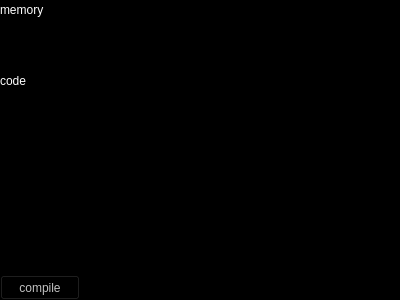
<?xml version="1.0" encoding="UTF-8"?>
<ui version="4.0">
 <class>CellComputerEdit</class>
 <widget class="QWidget" name="CellComputerEdit">
  <property name="geometry">
   <rect>
    <x>0</x>
    <y>0</y>
    <width>400</width>
    <height>300</height>
   </rect>
  </property>
  <property name="palette">
   <palette>
    <active>
     <colorrole role="Base">
      <brush brushstyle="SolidPattern">
       <color alpha="255">
        <red>255</red>
        <green>255</green>
        <blue>255</blue>
       </color>
      </brush>
     </colorrole>
     <colorrole role="Window">
      <brush brushstyle="SolidPattern">
       <color alpha="255">
        <red>0</red>
        <green>0</green>
        <blue>0</blue>
       </color>
      </brush>
     </colorrole>
    </active>
    <inactive>
     <colorrole role="Base">
      <brush brushstyle="SolidPattern">
       <color alpha="255">
        <red>255</red>
        <green>255</green>
        <blue>255</blue>
       </color>
      </brush>
     </colorrole>
     <colorrole role="Window">
      <brush brushstyle="SolidPattern">
       <color alpha="255">
        <red>0</red>
        <green>0</green>
        <blue>0</blue>
       </color>
      </brush>
     </colorrole>
    </inactive>
    <disabled>
     <colorrole role="Base">
      <brush brushstyle="SolidPattern">
       <color alpha="255">
        <red>0</red>
        <green>0</green>
        <blue>0</blue>
       </color>
      </brush>
     </colorrole>
     <colorrole role="Window">
      <brush brushstyle="SolidPattern">
       <color alpha="255">
        <red>0</red>
        <green>0</green>
        <blue>0</blue>
       </color>
      </brush>
     </colorrole>
    </disabled>
   </palette>
  </property>
  <property name="windowTitle">
   <string>Form</string>
  </property>
  <layout class="QGridLayout" name="gridLayout">
   <property name="leftMargin">
    <number>0</number>
   </property>
   <property name="topMargin">
    <number>0</number>
   </property>
   <property name="rightMargin">
    <number>0</number>
   </property>
   <property name="bottomMargin">
    <number>0</number>
   </property>
   <property name="spacing">
    <number>0</number>
   </property>
   <item row="0" column="0" colspan="3">
    <widget class="QLabel" name="computerMemoryLabel2">
     <property name="enabled">
      <bool>true</bool>
     </property>
     <property name="minimumSize">
      <size>
       <width>0</width>
       <height>20</height>
      </size>
     </property>
     <property name="maximumSize">
      <size>
       <width>16777215</width>
       <height>20</height>
      </size>
     </property>
     <property name="palette">
      <palette>
       <active>
        <colorrole role="WindowText">
         <brush brushstyle="SolidPattern">
          <color alpha="255">
           <red>255</red>
           <green>255</green>
           <blue>255</blue>
          </color>
         </brush>
        </colorrole>
        <colorrole role="Base">
         <brush brushstyle="SolidPattern">
          <color alpha="255">
           <red>255</red>
           <green>255</green>
           <blue>255</blue>
          </color>
         </brush>
        </colorrole>
        <colorrole role="Window">
         <brush brushstyle="SolidPattern">
          <color alpha="255">
           <red>0</red>
           <green>0</green>
           <blue>0</blue>
          </color>
         </brush>
        </colorrole>
       </active>
       <inactive>
        <colorrole role="WindowText">
         <brush brushstyle="SolidPattern">
          <color alpha="255">
           <red>255</red>
           <green>255</green>
           <blue>255</blue>
          </color>
         </brush>
        </colorrole>
        <colorrole role="Base">
         <brush brushstyle="SolidPattern">
          <color alpha="255">
           <red>255</red>
           <green>255</green>
           <blue>255</blue>
          </color>
         </brush>
        </colorrole>
        <colorrole role="Window">
         <brush brushstyle="SolidPattern">
          <color alpha="255">
           <red>0</red>
           <green>0</green>
           <blue>0</blue>
          </color>
         </brush>
        </colorrole>
       </inactive>
       <disabled>
        <colorrole role="WindowText">
         <brush brushstyle="SolidPattern">
          <color alpha="255">
           <red>103</red>
           <green>102</green>
           <blue>100</blue>
          </color>
         </brush>
        </colorrole>
        <colorrole role="Base">
         <brush brushstyle="SolidPattern">
          <color alpha="255">
           <red>0</red>
           <green>0</green>
           <blue>0</blue>
          </color>
         </brush>
        </colorrole>
        <colorrole role="Window">
         <brush brushstyle="SolidPattern">
          <color alpha="255">
           <red>152</red>
           <green>152</green>
           <blue>152</blue>
          </color>
         </brush>
        </colorrole>
       </disabled>
      </palette>
     </property>
     <property name="autoFillBackground">
      <bool>true</bool>
     </property>
     <property name="frameShape">
      <enum>QFrame::NoFrame</enum>
     </property>
     <property name="frameShadow">
      <enum>QFrame::Plain</enum>
     </property>
     <property name="lineWidth">
      <number>4</number>
     </property>
     <property name="midLineWidth">
      <number>0</number>
     </property>
     <property name="text">
      <string>memory</string>
     </property>
     <property name="margin">
      <number>4</number>
     </property>
    </widget>
   </item>
   <item row="1" column="0" colspan="3">
    <widget class="HexEdit" name="computerMemoryEditor2">
     <property name="enabled">
      <bool>true</bool>
     </property>
     <property name="minimumSize">
      <size>
       <width>0</width>
       <height>51</height>
      </size>
     </property>
     <property name="maximumSize">
      <size>
       <width>16777215</width>
       <height>51</height>
      </size>
     </property>
     <property name="palette">
      <palette>
       <active>
        <colorrole role="WindowText">
         <brush brushstyle="SolidPattern">
          <color alpha="255">
           <red>20</red>
           <green>19</green>
           <blue>18</blue>
          </color>
         </brush>
        </colorrole>
        <colorrole role="Button">
         <brush brushstyle="SolidPattern">
          <color alpha="255">
           <red>97</red>
           <green>97</green>
           <blue>97</blue>
          </color>
         </brush>
        </colorrole>
        <colorrole role="Text">
         <brush brushstyle="SolidPattern">
          <color alpha="255">
           <red>255</red>
           <green>96</green>
           <blue>96</blue>
          </color>
         </brush>
        </colorrole>
        <colorrole role="Base">
         <brush brushstyle="SolidPattern">
          <color alpha="255">
           <red>0</red>
           <green>0</green>
           <blue>0</blue>
          </color>
         </brush>
        </colorrole>
        <colorrole role="Window">
         <brush brushstyle="SolidPattern">
          <color alpha="255">
           <red>152</red>
           <green>152</green>
           <blue>152</blue>
          </color>
         </brush>
        </colorrole>
       </active>
       <inactive>
        <colorrole role="WindowText">
         <brush brushstyle="SolidPattern">
          <color alpha="255">
           <red>20</red>
           <green>19</green>
           <blue>18</blue>
          </color>
         </brush>
        </colorrole>
        <colorrole role="Button">
         <brush brushstyle="SolidPattern">
          <color alpha="255">
           <red>97</red>
           <green>97</green>
           <blue>97</blue>
          </color>
         </brush>
        </colorrole>
        <colorrole role="Text">
         <brush brushstyle="SolidPattern">
          <color alpha="255">
           <red>255</red>
           <green>96</green>
           <blue>96</blue>
          </color>
         </brush>
        </colorrole>
        <colorrole role="Base">
         <brush brushstyle="SolidPattern">
          <color alpha="255">
           <red>0</red>
           <green>0</green>
           <blue>0</blue>
          </color>
         </brush>
        </colorrole>
        <colorrole role="Window">
         <brush brushstyle="SolidPattern">
          <color alpha="255">
           <red>152</red>
           <green>152</green>
           <blue>152</blue>
          </color>
         </brush>
        </colorrole>
       </inactive>
       <disabled>
        <colorrole role="WindowText">
         <brush brushstyle="SolidPattern">
          <color alpha="255">
           <red>103</red>
           <green>102</green>
           <blue>100</blue>
          </color>
         </brush>
        </colorrole>
        <colorrole role="Button">
         <brush brushstyle="SolidPattern">
          <color alpha="255">
           <red>97</red>
           <green>97</green>
           <blue>97</blue>
          </color>
         </brush>
        </colorrole>
        <colorrole role="Text">
         <brush brushstyle="SolidPattern">
          <color alpha="255">
           <red>120</red>
           <green>120</green>
           <blue>120</blue>
          </color>
         </brush>
        </colorrole>
        <colorrole role="Base">
         <brush brushstyle="SolidPattern">
          <color alpha="255">
           <red>152</red>
           <green>152</green>
           <blue>152</blue>
          </color>
         </brush>
        </colorrole>
        <colorrole role="Window">
         <brush brushstyle="SolidPattern">
          <color alpha="255">
           <red>152</red>
           <green>152</green>
           <blue>152</blue>
          </color>
         </brush>
        </colorrole>
       </disabled>
      </palette>
     </property>
     <property name="frameShape">
      <enum>QFrame::NoFrame</enum>
     </property>
     <property name="lineWidth">
      <number>0</number>
     </property>
     <property name="overwriteMode">
      <bool>true</bool>
     </property>
     <property name="cursorWidth">
      <number>6</number>
     </property>
    </widget>
   </item>
   <item row="2" column="0" colspan="3">
    <widget class="QLabel" name="computerCodeLabel2">
     <property name="enabled">
      <bool>true</bool>
     </property>
     <property name="minimumSize">
      <size>
       <width>0</width>
       <height>20</height>
      </size>
     </property>
     <property name="maximumSize">
      <size>
       <width>16777215</width>
       <height>20</height>
      </size>
     </property>
     <property name="palette">
      <palette>
       <active>
        <colorrole role="WindowText">
         <brush brushstyle="SolidPattern">
          <color alpha="255">
           <red>255</red>
           <green>255</green>
           <blue>255</blue>
          </color>
         </brush>
        </colorrole>
        <colorrole role="Base">
         <brush brushstyle="SolidPattern">
          <color alpha="255">
           <red>255</red>
           <green>255</green>
           <blue>255</blue>
          </color>
         </brush>
        </colorrole>
        <colorrole role="Window">
         <brush brushstyle="SolidPattern">
          <color alpha="255">
           <red>0</red>
           <green>0</green>
           <blue>0</blue>
          </color>
         </brush>
        </colorrole>
       </active>
       <inactive>
        <colorrole role="WindowText">
         <brush brushstyle="SolidPattern">
          <color alpha="255">
           <red>255</red>
           <green>255</green>
           <blue>255</blue>
          </color>
         </brush>
        </colorrole>
        <colorrole role="Base">
         <brush brushstyle="SolidPattern">
          <color alpha="255">
           <red>255</red>
           <green>255</green>
           <blue>255</blue>
          </color>
         </brush>
        </colorrole>
        <colorrole role="Window">
         <brush brushstyle="SolidPattern">
          <color alpha="255">
           <red>0</red>
           <green>0</green>
           <blue>0</blue>
          </color>
         </brush>
        </colorrole>
       </inactive>
       <disabled>
        <colorrole role="WindowText">
         <brush brushstyle="SolidPattern">
          <color alpha="255">
           <red>103</red>
           <green>102</green>
           <blue>100</blue>
          </color>
         </brush>
        </colorrole>
        <colorrole role="Base">
         <brush brushstyle="SolidPattern">
          <color alpha="255">
           <red>0</red>
           <green>0</green>
           <blue>0</blue>
          </color>
         </brush>
        </colorrole>
        <colorrole role="Window">
         <brush brushstyle="SolidPattern">
          <color alpha="255">
           <red>152</red>
           <green>152</green>
           <blue>152</blue>
          </color>
         </brush>
        </colorrole>
       </disabled>
      </palette>
     </property>
     <property name="autoFillBackground">
      <bool>true</bool>
     </property>
     <property name="frameShape">
      <enum>QFrame::NoFrame</enum>
     </property>
     <property name="frameShadow">
      <enum>QFrame::Plain</enum>
     </property>
     <property name="lineWidth">
      <number>4</number>
     </property>
     <property name="midLineWidth">
      <number>0</number>
     </property>
     <property name="text">
      <string>code</string>
     </property>
     <property name="margin">
      <number>4</number>
     </property>
    </widget>
   </item>
   <item row="3" column="0" colspan="3">
    <widget class="ComputerCodeEdit" name="computerCodeEditor2">
     <property name="enabled">
      <bool>true</bool>
     </property>
     <property name="minimumSize">
      <size>
       <width>0</width>
       <height>0</height>
      </size>
     </property>
     <property name="maximumSize">
      <size>
       <width>16777215</width>
       <height>16777215</height>
      </size>
     </property>
     <property name="palette">
      <palette>
       <active>
        <colorrole role="WindowText">
         <brush brushstyle="SolidPattern">
          <color alpha="255">
           <red>20</red>
           <green>19</green>
           <blue>18</blue>
          </color>
         </brush>
        </colorrole>
        <colorrole role="Button">
         <brush brushstyle="SolidPattern">
          <color alpha="255">
           <red>97</red>
           <green>97</green>
           <blue>97</blue>
          </color>
         </brush>
        </colorrole>
        <colorrole role="Base">
         <brush brushstyle="SolidPattern">
          <color alpha="255">
           <red>0</red>
           <green>0</green>
           <blue>0</blue>
          </color>
         </brush>
        </colorrole>
       </active>
       <inactive>
        <colorrole role="WindowText">
         <brush brushstyle="SolidPattern">
          <color alpha="255">
           <red>20</red>
           <green>19</green>
           <blue>18</blue>
          </color>
         </brush>
        </colorrole>
        <colorrole role="Button">
         <brush brushstyle="SolidPattern">
          <color alpha="255">
           <red>97</red>
           <green>97</green>
           <blue>97</blue>
          </color>
         </brush>
        </colorrole>
        <colorrole role="Base">
         <brush brushstyle="SolidPattern">
          <color alpha="255">
           <red>0</red>
           <green>0</green>
           <blue>0</blue>
          </color>
         </brush>
        </colorrole>
       </inactive>
       <disabled>
        <colorrole role="WindowText">
         <brush brushstyle="SolidPattern">
          <color alpha="255">
           <red>103</red>
           <green>102</green>
           <blue>100</blue>
          </color>
         </brush>
        </colorrole>
        <colorrole role="Button">
         <brush brushstyle="SolidPattern">
          <color alpha="255">
           <red>97</red>
           <green>97</green>
           <blue>97</blue>
          </color>
         </brush>
        </colorrole>
        <colorrole role="Base">
         <brush brushstyle="SolidPattern">
          <color alpha="255">
           <red>152</red>
           <green>152</green>
           <blue>152</blue>
          </color>
         </brush>
        </colorrole>
       </disabled>
      </palette>
     </property>
     <property name="frameShape">
      <enum>QFrame::NoFrame</enum>
     </property>
     <property name="lineWidth">
      <number>0</number>
     </property>
     <property name="cursorWidth">
      <number>6</number>
     </property>
    </widget>
   </item>
   <item row="4" column="0">
    <widget class="QToolButton" name="compileButton2">
     <property name="enabled">
      <bool>true</bool>
     </property>
     <property name="minimumSize">
      <size>
       <width>80</width>
       <height>25</height>
      </size>
     </property>
     <property name="maximumSize">
      <size>
       <width>80</width>
       <height>25</height>
      </size>
     </property>
     <property name="palette">
      <palette>
       <active>
        <colorrole role="Button">
         <brush brushstyle="SolidPattern">
          <color alpha="255">
           <red>0</red>
           <green>0</green>
           <blue>0</blue>
          </color>
         </brush>
        </colorrole>
        <colorrole role="ButtonText">
         <brush brushstyle="SolidPattern">
          <color alpha="255">
           <red>194</red>
           <green>194</green>
           <blue>194</blue>
          </color>
         </brush>
        </colorrole>
       </active>
       <inactive>
        <colorrole role="Button">
         <brush brushstyle="SolidPattern">
          <color alpha="255">
           <red>0</red>
           <green>0</green>
           <blue>0</blue>
          </color>
         </brush>
        </colorrole>
        <colorrole role="ButtonText">
         <brush brushstyle="SolidPattern">
          <color alpha="255">
           <red>194</red>
           <green>194</green>
           <blue>194</blue>
          </color>
         </brush>
        </colorrole>
       </inactive>
       <disabled>
        <colorrole role="Button">
         <brush brushstyle="SolidPattern">
          <color alpha="255">
           <red>0</red>
           <green>0</green>
           <blue>0</blue>
          </color>
         </brush>
        </colorrole>
        <colorrole role="ButtonText">
         <brush brushstyle="SolidPattern">
          <color alpha="255">
           <red>103</red>
           <green>102</green>
           <blue>100</blue>
          </color>
         </brush>
        </colorrole>
       </disabled>
      </palette>
     </property>
     <property name="text">
      <string>compile</string>
     </property>
    </widget>
   </item>
   <item row="4" column="1" colspan="2">
    <widget class="QLabel" name="compilationStateLabel2">
     <property name="minimumSize">
      <size>
       <width>0</width>
       <height>25</height>
      </size>
     </property>
     <property name="maximumSize">
      <size>
       <width>16777215</width>
       <height>25</height>
      </size>
     </property>
     <property name="font">
      <font>
       <family>Courier New</family>
       <pointsize>10</pointsize>
       <weight>75</weight>
       <bold>true</bold>
      </font>
     </property>
     <property name="autoFillBackground">
      <bool>true</bool>
     </property>
     <property name="text">
      <string/>
     </property>
    </widget>
   </item>
  </layout>
 </widget>
 <customwidgets>
  <customwidget>
   <class>HexEdit</class>
   <extends>QTextEdit</extends>
   <header>graphics/microeditor/hexedit.h</header>
  </customwidget>
  <customwidget>
   <class>ComputerCodeEdit</class>
   <extends>QTextEdit</extends>
   <header>graphics/microeditor/computercodeedit.h</header>
  </customwidget>
 </customwidgets>
 <resources/>
 <connections/>
</ui>
